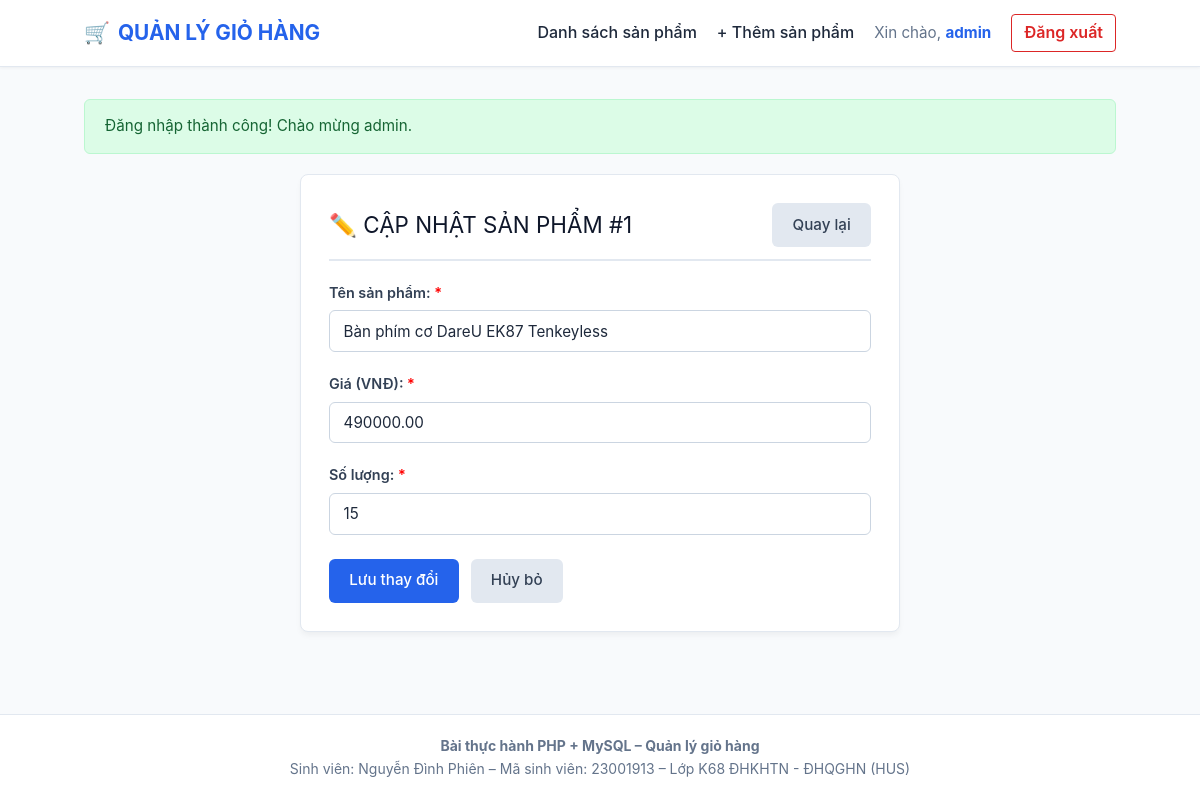
The app's page /buoi5/app/product_edit.php?id=1 (signed in) with its own data.
### tables this page shows
CREATE TABLE products (
    id INT PRIMARY KEY AUTO_INCREMENT,
    name VARCHAR(100) NOT NULL,
    price DECIMAL(10,2) NOT NULL,
    quantity INT NOT NULL
);

### buoi5/app/model/product.php (called while the page is built, shortened)
<?php
if (!function_exists('getProductById')) {
    function getProductById($id) {
        $pdo = getDBConnection();
        $sql = "SELECT * FROM products WHERE id = ?";
        $stmt = $pdo->prepare($sql);
        $stmt->execute([$id]);
        return $stmt->fetch();
    }
}

### buoi5/app/product_edit.php (the view, shortened to what this page needs)
<?php
require_once __DIR__ . '/model/product.php';
$id = filter_input(INPUT_GET, 'id', FILTER_VALIDATE_INT);
$product = getProductById($id);
    ?>
    <?php
$name = $product['name'];
$price = $product['price'];
$quantity = $product['quantity'];
require_once __DIR__ . '/view/header.php';
?>
<div style="max-width: 600px; margin: 0 auto;">
    <div class="card">
        <div class="card-title">
            <span>✏️ CẬP NHẬT SẢN PHẨM #<?= htmlspecialchars($id) ?></span>
            <a href="product_list.php" class="btn btn-secondary">Quay lại</a>
        </div>
        <form action="product_edit.php?id=<?= urlencode($id) ?>" method="POST">
            <div class="form-group">
                <label for="name">Tên sản phẩm: <span style="color:red;">*</span></label>
                <input type="text" id="name" name="name" value="<?= htmlspecialchars($name) ?>" required placeholder="Nhập tên sản phẩm...">
            </div>
            <div class="form-group">
                <label for="price">Giá (VNĐ): <span style="color:red;">*</span></label>
                <input type="number" id="price" name="price" step="0.01" min="0.01" value="<?= htmlspecialchars($price) ?>" required placeholder="Nhập giá sản phẩm...">
            </div>
            <div class="form-group">
                <label for="quantity">Số lượng: <span style="color:red;">*</span></label>
                <input type="number" id="quantity" name="quantity" min="0" step="1" value="<?= htmlspecialchars($quantity) ?>" required placeholder="Nhập số lượng...">
            </div>
            <div class="form-actions">
                <button type="submit" class="btn btn-primary">Lưu thay đổi</button>
                <a href="product_list.php" class="btn btn-secondary">Hủy bỏ</a>
            </div>
        </form>
    </div>
</div>
<?php
require_once __DIR__ . '/view/footer.php';
?>

### buoi5/app/assets/css/style.css (style rules this page uses)
:root { --primary-color: #2563eb; --primary-hover: #1d4ed8; --success-color: #16a34a; --success-hover: #15803d; --danger-color: #dc2626; --danger-hover: #b91c1c; --warning-color: #d97706; --bg-color: #f8fafc; --card-bg: #ffffff; --text-color: #1e293b; --text-muted: #64748b; --border-color: #e2e8f0; --font-family: -apple-system, BlinkMacSystemFont, "Segoe UI", Roboto, "Helvetica Neue", Arial, sans-serif; }
* { box-sizing: border-box; margin: 0; padding: 0; }
body { font-family: var(--font-family); background-color: var(--bg-color); color: var(--text-color); line-height: 1.6; min-height: 100vh; display: flex; flex-direction: column; }
.card { background: var(--card-bg); border: 1px solid var(--border-color); border-radius: 8px; padding: 1.75rem; box-shadow: 0 4px 6px -1px rgba(0, 0, 0, 0.05); margin-bottom: 1.5rem; }
.card-title { font-size: 1.4rem; margin-bottom: 1.25rem; color: #0f172a; display: flex; justify-content: space-between; align-items: center; border-bottom: 2px solid var(--border-color); padding-bottom: 0.75rem; }
.form-group { margin-bottom: 1.25rem; }
label { display: block; margin-bottom: 0.4rem; font-weight: 600; font-size: 0.9rem; color: #334155; }
input[type="text"], input[type="password"], input[type="number"], input[type="email"] { width: 100%; padding: 0.65rem 0.85rem; font-size: 0.95rem; font-family: inherit; border: 1px solid #cbd5e1; border-radius: 6px; background-color: #ffffff; color: var(--text-color); transition: border-color 0.15s, box-shadow 0.15s; }
.form-actions { margin-top: 1.5rem; display: flex; gap: 0.75rem; align-items: center; }
button, .btn { display: inline-block; padding: 0.6rem 1.2rem; font-size: 0.95rem; font-weight: 500; line-height: 1.5; border-radius: 6px; border: 1px solid transparent; cursor: pointer; text-decoration: none; text-align: center; transition: all 0.15s ease-in-out; font-family: inherit; }
.btn-primary { background-color: var(--primary-color); color: #ffffff; }
.btn-secondary { background-color: #e2e8f0; color: #334155; }

### records on screen
products: name "Bàn phím cơ DareU EK87 Tenkeyless", price "490000.00", quantity "15"

### other values on screen
$currentUsername "admin"
$_SESSION['flash_success'] "Đăng nhập thành công! Chào mừng admin."
$id "1"
